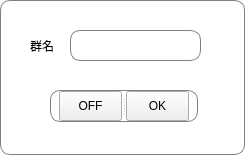
<?xml version="1.0" encoding="UTF-8"?>
<ui version="4.0">
 <class>addGroup</class>
 <widget class="QWidget" name="addGroup">
  <property name="geometry">
   <rect>
    <x>0</x>
    <y>0</y>
    <width>245</width>
    <height>155</height>
   </rect>
  </property>
  <property name="minimumSize">
   <size>
    <width>245</width>
    <height>155</height>
   </size>
  </property>
  <property name="maximumSize">
   <size>
    <width>245</width>
    <height>155</height>
   </size>
  </property>
  <property name="windowTitle">
   <string>Form</string>
  </property>
  <property name="styleSheet">
   <string notr="true">#addGroup
{
background-color: rgb(255,255,255);
border: 1px solid gray;/*设置边框的粗细，以及颜色*/
border-radius: 10px;/*设置圆角的大小*/
padding: 0 8px;/*如果没有内容光标在开始往后移动0.8像素点*/
selection-background-color: darkgray;
}</string>
  </property>
  <widget class="QLabel" name="groupPix">
   <property name="geometry">
    <rect>
     <x>30</x>
     <y>30</y>
     <width>31</width>
     <height>31</height>
    </rect>
   </property>
   <property name="text">
    <string>群名</string>
   </property>
  </widget>
  <widget class="QSplitter" name="splitter">
   <property name="geometry">
    <rect>
     <x>50</x>
     <y>90</y>
     <width>148</width>
     <height>32</height>
    </rect>
   </property>
   <property name="styleSheet">
    <string notr="true">#splitter{
background-color: rgb(255,255,255);
border: 1px solid gray;/*设置边框的粗细，以及颜色*/
border-radius: 10px;/*设置圆角的大小*/
padding: 0 8px;/*如果没有内容光标在开始往后移动0.8像素点*/
selection-background-color: darkgray;
}</string>
   </property>
   <property name="orientation">
    <enum>Qt::Horizontal</enum>
   </property>
   <widget class="QPushButton" name="off">
    <property name="text">
     <string>OFF</string>
    </property>
   </widget>
   <widget class="QPushButton" name="ok">
    <property name="text">
     <string>OK</string>
    </property>
   </widget>
  </widget>
  <widget class="QLineEdit" name="groupLineEdit">
   <property name="geometry">
    <rect>
     <x>70</x>
     <y>30</y>
     <width>131</width>
     <height>31</height>
    </rect>
   </property>
   <property name="styleSheet">
    <string notr="true">background-color: rgb(255,255,255);
border: 1px solid gray;/*设置边框的粗细，以及颜色*/
border-radius: 10px;/*设置圆角的大小*/
padding: 0 8px;/*如果没有内容光标在开始往后移动0.8像素点*/
selection-background-color: darkgray;</string>
   </property>
  </widget>
 </widget>
 <resources/>
 <connections/>
</ui>
